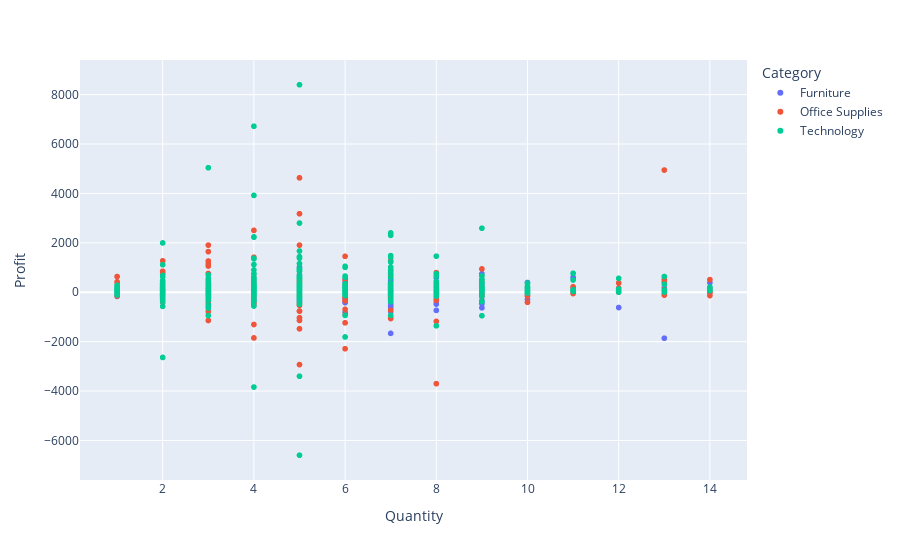

Notebook source saved alongside this figure:
### Code cell
#dynamic
fig = px.scatter(df, x='Quantity', y='Profit', color='Category', hover_data=['Product Name'])
fig.show()

### Figure 1 — Plotly figure (JSON) as saved in the notebook; plotly's stock layout.template omitted (floating-point values rounded to 4 significant figures; data arrays with more than 128 entries replaced by an {"elided": "..."} marker saying what was removed)
{"data": [{"customdata": {"elided": "2121x1 str values"}, "hovertemplate": "Category=Furniture<br>Quantity=%{x}<br>Profit=%{y}<br>Product Name=%{customdata[0]}<extra></extra>", "legendgroup": "Furniture", "marker": {"color": "#636efa", "symbol": "circle"}, "mode": "markers", "name": "Furniture", "showlegend": true, "type": "scattergl", "x": {"elided": "2121 int values"}, "xaxis": "x", "y": {"elided": "2121 float values"}, "yaxis": "y"}, {"customdata": {"elided": "6026x1 str values"}, "hovertemplate": "Category=Office Supplies<br>Quantity=%{x}<br>Profit=%{y}<br>Product Name=%{customdata[0]}<extra></extra>", "legendgroup": "Office Supplies", "marker": {"color": "#EF553B", "symbol": "circle"}, "mode": "markers", "name": "Office Supplies", "showlegend": true, "type": "scattergl", "x": {"elided": "6026 int values"}, "xaxis": "x", "y": {"elided": "6026 float values"}, "yaxis": "y"}, {"customdata": {"elided": "1847x1 str values"}, "hovertemplate": "Category=Technology<br>Quantity=%{x}<br>Profit=%{y}<br>Product Name=%{customdata[0]}<extra></extra>", "legendgroup": "Technology", "marker": {"color": "#00cc96", "symbol": "circle"}, "mode": "markers", "name": "Technology", "showlegend": true, "type": "scattergl", "x": {"elided": "1847 int values"}, "xaxis": "x", "y": {"elided": "1847 float values"}, "yaxis": "y"}], "layout": {"legend": {"title": {"text": "Category"}, "tracegroupgap": 0}, "margin": {"t": 60}, "xaxis": {"anchor": "y", "domain": [0, 1], "title": {"text": "Quantity"}}, "yaxis": {"anchor": "x", "domain": [0, 1], "title": {"text": "Profit"}}}}
